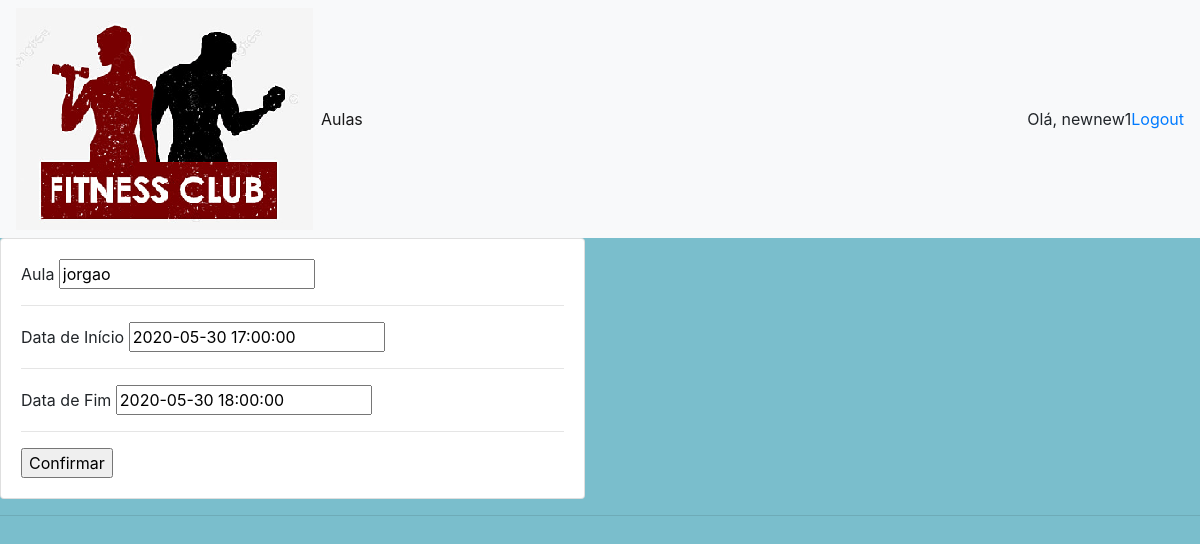
The page /update_class/5/ (signed in) on the database as committed earlier.
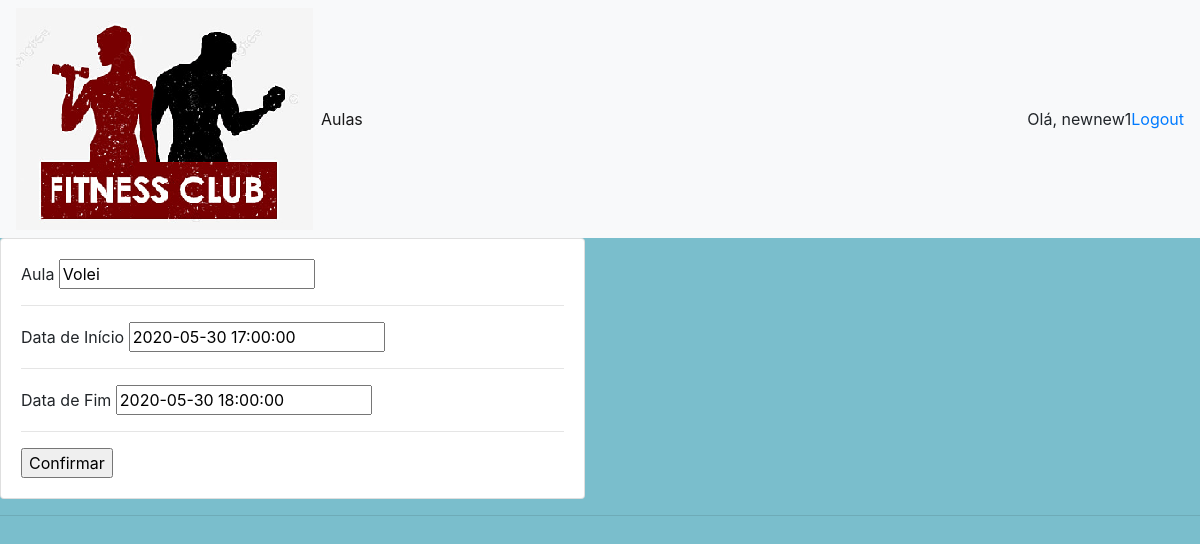
The same page on the database as committed later.
### account/models.py (models this page shows, shortened)
class Class(models.Model):
    user = models.ForeignKey(User, verbose_name="user", null=True, on_delete=models.SET_NULL)
    class_name = models.CharField(max_length=200, verbose_name="Aula", null=True)
    start_date = models.DateTimeField(null=True, verbose_name="Data de Início")
    end_date = models.DateTimeField(null=True, verbose_name="Data de Fim")

### account/decorators.py (the view)
        def wrapper_func(request, *args, **kwargs):
            group = None
            if request.user.groups.exists():
                group = request.user.groups.all()[0].name
                if group in allowed_roles:
                    return view_func(request, *args, **kwargs)
                else:
                    return HttpResponse('You are not authorized to view this page')

### account/forms.py
class ClassForm(ModelForm):
	class Meta:
		model = Class
		exclude = ['user']

### account/views.py (called while the page is built, shortened)
@login_required(login_url='login')
@allowed_users(allowed_roles=['professor'])
def update_class(request, pk):
    classObj = Class.objects.get(id=pk)
    if classObj.user != request.user:
        return redirect('dashboard_professor')
    classForm = ClassForm(instance=classObj)
    context = {'form':classForm}
    return render(request, 'accounts/create_class.html', context)

### account/templates/accounts/create_class.html (shortened to what this page needs)
{%  extends 'accounts/main_professor_page.html' %}
{% load static %}
{% block content %}
<div class="row">
	<div class="col-md-6">
		<div class="card card-body">
			<form action="" method="POST">
				{% for field in form %}
					{{field.label}}
					{{field}}
					<hr>
				{% endfor %}
				<input type="submit" value="Confirmar" name="Submit">
			</form>
		</div>
	</div>
</div>
{% endblock %}

Rows that differ between the two databases and show on the page:
changed Class: class_name "jorgao" → "Volei"
